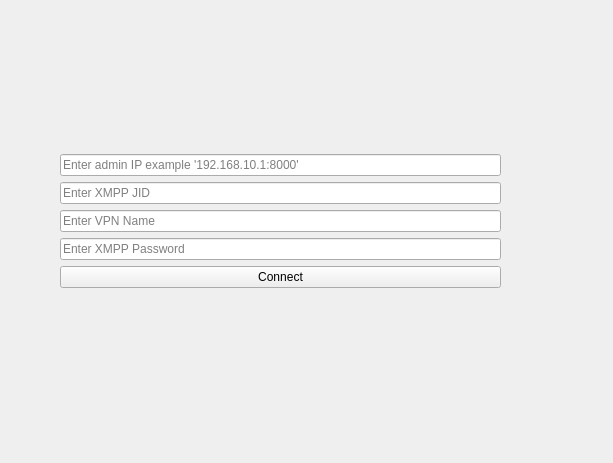
<?xml version="1.0" encoding="UTF-8"?>
<ui version="4.0">
 <class>Login</class>
 <widget class="QWidget" name="Login">
  <property name="geometry">
   <rect>
    <x>0</x>
    <y>0</y>
    <width>613</width>
    <height>463</height>
   </rect>
  </property>
  <property name="windowTitle">
   <string>IPOP Login </string>
  </property>
  <widget class="QWidget" name="gridLayoutWidget">
   <property name="geometry">
    <rect>
     <x>40</x>
     <y>20</y>
     <width>541</width>
     <height>411</height>
    </rect>
   </property>
   <layout class="QGridLayout" name="login_uiLayout">
    <property name="spacing">
     <number>0</number>
    </property>
    <item row="0" column="0">
     <widget class="QStackedWidget" name="loginStackedWidget">
      <property name="sizePolicy">
       <sizepolicy hsizetype="Expanding" vsizetype="Expanding">
        <horstretch>0</horstretch>
        <verstretch>0</verstretch>
       </sizepolicy>
      </property>
      <property name="currentIndex">
       <number>0</number>
      </property>
      <widget class="QWidget" name="Loginwidget">
       <widget class="QWidget" name="horizontalLayoutWidget">
        <property name="geometry">
         <rect>
          <x>20</x>
          <y>50</y>
          <width>441</width>
          <height>321</height>
         </rect>
        </property>
        <layout class="QVBoxLayout" name="loginLayout">
         <property name="sizeConstraint">
          <enum>QLayout::SetMaximumSize</enum>
         </property>
         <item>
          <spacer name="vs3">
           <property name="orientation">
            <enum>Qt::Vertical</enum>
           </property>
           <property name="sizeHint" stdset="0">
            <size>
             <width>20</width>
             <height>40</height>
            </size>
           </property>
          </spacer>
         </item>
         <item>
          <widget class="QLineEdit" name="hostipTxtbox">
           <property name="text">
            <string/>
           </property>
           <property name="placeholderText">
            <string>Enter admin IP example '192.168.10.1:8000'</string>
           </property>
          </widget>
         </item>
         <item>
          <widget class="QLineEdit" name="xmppTxtbox">
           <property name="sizePolicy">
            <sizepolicy hsizetype="Minimum" vsizetype="Minimum">
             <horstretch>0</horstretch>
             <verstretch>0</verstretch>
            </sizepolicy>
           </property>
           <property name="focusPolicy">
            <enum>Qt::ClickFocus</enum>
           </property>
           <property name="placeholderText">
            <string>Enter XMPP JID</string>
           </property>
          </widget>
         </item>
         <item>
          <widget class="QLineEdit" name="xmppVpnTxtbox">
           <property name="text">
            <string/>
           </property>
           <property name="placeholderText">
            <string>Enter VPN Name</string>
           </property>
          </widget>
         </item>
         <item>
          <widget class="QLineEdit" name="xmppPwTxtbox">
           <property name="text">
            <string/>
           </property>
           <property name="placeholderText">
            <string>Enter XMPP Password</string>
           </property>
          </widget>
         </item>
         <item>
          <widget class="QPushButton" name="connectBtn">
           <property name="sizePolicy">
            <sizepolicy hsizetype="Expanding" vsizetype="Minimum">
             <horstretch>0</horstretch>
             <verstretch>0</verstretch>
            </sizepolicy>
           </property>
           <property name="text">
            <string>Connect</string>
           </property>
          </widget>
         </item>
         <item>
          <spacer name="vs4">
           <property name="orientation">
            <enum>Qt::Vertical</enum>
           </property>
           <property name="sizeHint" stdset="0">
            <size>
             <width>20</width>
             <height>40</height>
            </size>
           </property>
          </spacer>
         </item>
         <item>
          <widget class="QLabel" name="loginstatusLabel">
           <property name="text">
            <string/>
           </property>
           <property name="alignment">
            <set>Qt::AlignRight|Qt::AlignTrailing|Qt::AlignVCenter</set>
           </property>
          </widget>
         </item>
        </layout>
       </widget>
      </widget>
      <widget class="QWidget" name="Progresswidget">
       <widget class="QWidget" name="verticalLayoutWidget">
        <property name="geometry">
         <rect>
          <x>49</x>
          <y>49</y>
          <width>461</width>
          <height>311</height>
         </rect>
        </property>
        <layout class="QVBoxLayout" name="progressLayout">
         <property name="spacing">
          <number>0</number>
         </property>
         <property name="sizeConstraint">
          <enum>QLayout::SetMaximumSize</enum>
         </property>
         <item>
          <spacer name="vs2">
           <property name="orientation">
            <enum>Qt::Vertical</enum>
           </property>
           <property name="sizeHint" stdset="0">
            <size>
             <width>20</width>
             <height>40</height>
            </size>
           </property>
          </spacer>
         </item>
         <item>
          <widget class="QLabel" name="progressLabel">
           <property name="text">
            <string>Status</string>
           </property>
           <property name="alignment">
            <set>Qt::AlignCenter</set>
           </property>
          </widget>
         </item>
         <item>
          <widget class="QProgressBar" name="progressBar">
           <property name="value">
            <number>0</number>
           </property>
          </widget>
         </item>
         <item>
          <spacer name="vs">
           <property name="orientation">
            <enum>Qt::Vertical</enum>
           </property>
           <property name="sizeHint" stdset="0">
            <size>
             <width>20</width>
             <height>40</height>
            </size>
           </property>
          </spacer>
         </item>
        </layout>
       </widget>
      </widget>
     </widget>
    </item>
   </layout>
  </widget>
 </widget>
 <resources/>
 <connections/>
</ui>
